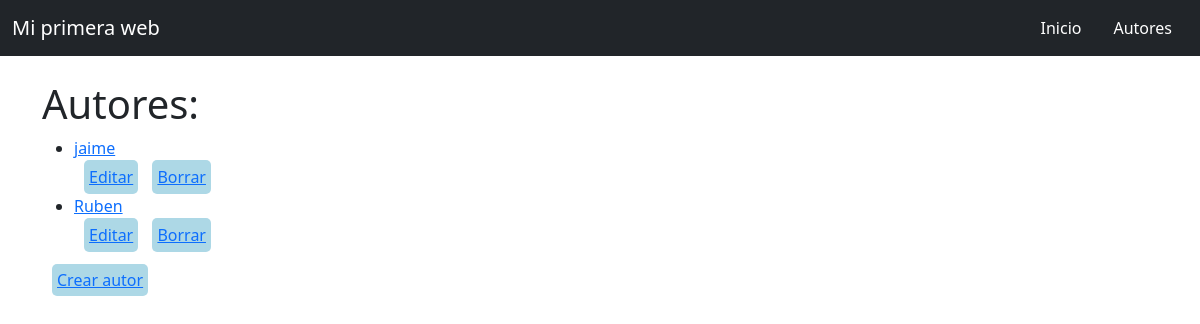
/blog/autores, run on an earlier commit of the app's database.
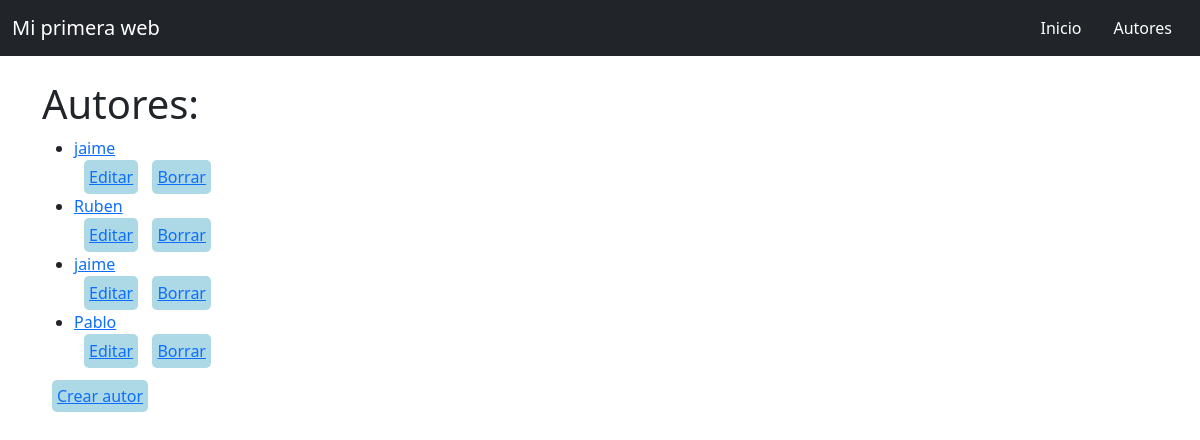
And on a later commit of the database.
### blog/models.py (models this page shows, shortened)
class Autor(models.Model):
    nombre = models.CharField(max_length=30)
    apellido = models.CharField(max_length=50)
    edad= models.IntegerField(null = True, blank= True)

### blog/views.py (the view)
# urls.py: path('autores',views.autores, name='autores'),
def autores(request):
    entradas = Autor.objects.all()
    contexto = {'entradita': entradas}
    return render(request, 'blog/autores.html', contexto )

### blog/templates/blog/autores.html (shortened to what this page needs)
{% extends 'blog/base.html' %}
{% block titulo %} Autores: {% endblock %}
{%block contenido%}
    <ul>
        {%for i in entradita%}
            <li><a href="{% url 'autor_post' pk=i.pk%}">{{i.nombre}}</a></li>
            <button class="boton"><a href="{% url 'autor_editar' pk=i.pk%}">Editar</a></button>
            <button class="boton"><a href="{% url 'autor_borrar' pk=i.pk%}">Borrar</a></button>
        {%endfor%}
    </ul>
    <a href="{%url 'autor_nuevo'%}" class="boton">Crear autor</a>
{%endblock%}

What changed in the data, as far as the page shows it:
added Autor: nombre "jaime"
added Autor: nombre "Pablo"
